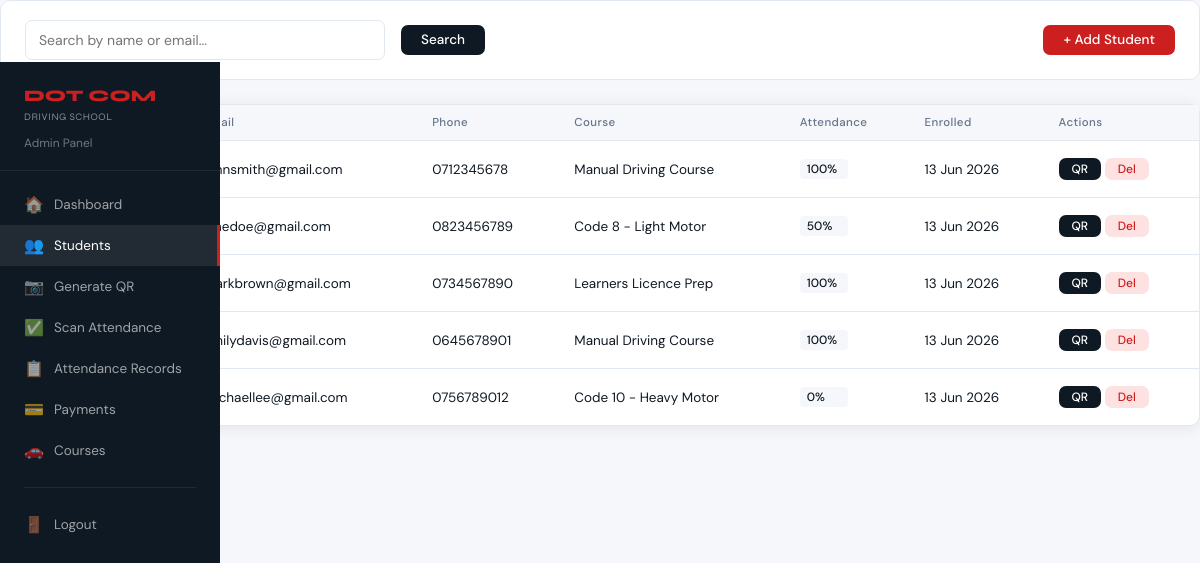
/students.php (signed in), run on the app's committed database.
### tables this page shows
CREATE TABLE IF NOT EXISTS students (
  StudentID   INT AUTO_INCREMENT PRIMARY KEY,
  FirstName   VARCHAR(60)  NOT NULL,
  LastName    VARCHAR(60)  NOT NULL,
  Phone       VARCHAR(20)  NOT NULL,
  Email       VARCHAR(100) NOT NULL UNIQUE,
  IDNumber    VARCHAR(20)  DEFAULT NULL,
  CourseType  VARCHAR(80)  NOT NULL,
  UserID      INT          NOT NULL,
  EnrolledAt  DATETIME     DEFAULT CURRENT_TIMESTAMP,
  FOREIGN KEY (UserID) REFERENCES users(UserID) ON DELETE CASCADE
);

### students.php (the view, shortened to what this page needs)
<?php
require_once 'includes/db.php';
$search = trim($_GET['search'] ?? '');
$where  = $search ? "WHERE CONCAT(s.FirstName,' ',s.LastName) LIKE '%" . $conn->real_escape_string($search) . "%' OR s.Email LIKE '%" . $conn->real_escape_string($search) . "%'" : '';
$students = $conn->query("
    SELECT s.*, u.Username,
      (SELECT COUNT(*) FROM attendance WHERE StudentID=s.StudentID) AS total_att,
      (SELECT COUNT(*) FROM attendance WHERE StudentID=s.StudentID AND Status='Present') AS present_att
    FROM students s JOIN users u ON u.UserID=s.UserID
    $where
    ORDER BY s.EnrolledAt DESC
");
?>
<!DOCTYPE html>
<html lang="en">
<head>
  <link rel="stylesheet" href="css/style.css">
</head>
<body>
<?php include 'includes/admin_sidebar.php'; ?>
<div class="sb-main">
  <form method="GET" class="search-bar">
    <input type="text" name="search" class="form-control" placeholder="Search by name or email..." value="<?= htmlspecialchars($search) ?>" style="max-width:360px;">
    <button type="submit" class="btn btn-navy">Search</button>
    <a href="register.php" class="btn btn-red" style="margin-left:auto;">+ Add Student</a>
  </form>
  <div class="card">
    <div class="card-body" style="padding:0;">
      <div class="table-wrap">
        <table class="data-table">
          <thead>
            <tr><th>#</th><th>Name</th><th>Email</th><th>Phone</th><th>Course</th><th>Attendance</th><th>Enrolled</th><th>Actions</th></tr>
          </thead>
          <tbody>
            <?php if ($students && $students->num_rows > 0):
              $n=1; while ($s=$students->fetch_assoc()):
              $pct = $s['total_att'] > 0 ? round($s['present_att']/$s['total_att']*100) : 0;
            ?>
            <tr>
              <td><?= $n++ ?></td>
              <td><strong><?= htmlspecialchars($s['FirstName'].' '.$s['LastName']) ?></strong><br><small style="color:var(--muted);">@<?= htmlspecialchars($s['Username']) ?></small></td>
              <td><?= htmlspecialchars($s['Email']) ?></td>
              <td><?= htmlspecialchars($s['Phone']) ?></td>
              <td><?= htmlspecialchars($s['CourseType']) ?></td>
              <td><span class="att-pct"><?= $pct ?>%</span></td>
              <td><?= date('d M Y', strtotime($s['EnrolledAt'])) ?></td>
              <td>
                <a href="generate_qr.php?student_id=<?= $s['StudentID'] ?>" class="btn btn-sm btn-navy">QR</a>
                <a href="students.php?delete=<?= $s['StudentID'] ?>" class="btn btn-sm" style="background:#fee2e2;color:var(--red);" onclick="return confirm('Delete this student?')">Del</a>
              </td>
            </tr>
            <?php endwhile; else: ?>
            <tr><td colspan="8" style="text-align:center;padding:3rem;color:var(--muted);">No students found.</td></tr>
            <?php endif; ?>
          </tbody>
        </table>
      </div>
    </div>
  </div>
</div>
</body>

### css/style.css (style rules this page uses)
*,*::before,*::after { box-sizing:border-box;margin:0;padding:0; }
:root { --red: #cc1f1f; --red-dark: #a81818; --navy: #0f1923; --navy2: #1a2636; --navy3: #243447; --white: #ffffff; --offwhite: #f5f7fa; --border: #e2e8f0; --text: #0f1923; --muted: #64748b; --green: #16a34a; --amber: #d97706; --blue: #2563eb; --nav-h: 62px; --sidebar-w:220px; --radius: 10px; --shadow: 0 2px 16px rgba(0,0,0,0.08); --shadow-lg:0 8px 32px rgba(0,0,0,0.13); }
html { scroll-behavior:smooth; }
body { font-family:'DM Sans',sans-serif;background:var(--offwhite);color:var(--text);min-height:100vh; }
a { text-decoration:none;color:inherit; }
input,select,button,textarea { font-family:inherit; }
.btn { display:inline-flex;align-items:center;gap:6px; padding:8px 20px;border-radius:7px;border:none; font-family:'DM Sans',sans-serif;font-size:13.5px;font-weight:500; cursor:pointer;transition:all .2s;line-height:1;text-decoration:none; }
.btn-red { background:var(--red);color:#fff; }
.btn-navy { background:var(--navy);color:#fff; }
.btn-sm { padding:5px 13px;font-size:12px; }
.form-control { width:100%;padding:10px 13px; border:1.5px solid var(--border);border-radius:7px; font-size:14px;color:var(--text);background:#fff; transition:border .18s;outline:none; }
.card { background:#fff;border:1px solid var(--border);border-radius:var(--radius);box-shadow:var(--shadow); }
.card-body { padding:1.6rem; }
.table-wrap { overflow-x:auto; }
table.data-table { width:100%;border-collapse:collapse;font-size:13.5px; }
.data-table th { text-align:left;padding:10px 14px; background:var(--offwhite);color:var(--muted); font-size:11.5px;font-weight:500;letter-spacing:.4px; border-bottom:1px solid var(--border); }
.data-table td { padding:11px 14px;border-bottom:1px solid var(--border);color:var(--text); }
.data-table tr:last-child td { border-bottom:none; }

### students.php (style rules this page uses)
.search-bar { background:#fff;border:1px solid var(--border);border-radius:var(--radius);padding:1.2rem 1.5rem;margin-bottom:1.5rem;display:flex;gap:1rem;align-items:center;flex-wrap:wrap; }
.att-pct { display:inline-block;min-width:48px;background:var(--offwhite);border-radius:4px;padding:2px 7px;font-size:12px;font-weight:500;color:var(--text); }

### data on the page
students: Email "johnsmith@gmail.com", Phone "0712345678", CourseType "Manual Driving Course", pct "100", EnrolledAt "13 Jun 2026"
students: Email "janedoe@gmail.com", Phone "0823456789", CourseType "Code 8 - Light Motor", pct "50", EnrolledAt "13 Jun 2026"
students: Email "markbrown@gmail.com", Phone "0734567890", CourseType "Learners Licence Prep", pct "100", EnrolledAt "13 Jun 2026"
students: Email "emilydavis@gmail.com", Phone "0645678901", CourseType "Manual Driving Course", pct "100", EnrolledAt "13 Jun 2026"
students: Email "michaellee@gmail.com", Phone "0756789012", CourseType "Code 10 - Heavy Motor", pct "0", EnrolledAt "13 Jun 2026"
